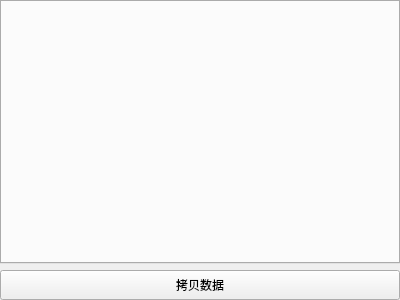
<?xml version="1.0" encoding="UTF-8"?>
<ui version="4.0">
 <class>TabPlot</class>
 <widget class="QWidget" name="TabPlot">
  <property name="geometry">
   <rect>
    <x>0</x>
    <y>0</y>
    <width>400</width>
    <height>300</height>
   </rect>
  </property>
  <property name="windowTitle">
   <string>Form</string>
  </property>
  <layout class="QGridLayout" name="gridLayout_2">
   <property name="margin">
    <number>0</number>
   </property>
   <item row="0" column="0">
    <layout class="QGridLayout" name="gridLayout">
     <item row="1" column="0">
      <widget class="QTabWidget" name="tabWidget">
       <property name="currentIndex">
        <number>-1</number>
       </property>
      </widget>
     </item>
     <item row="2" column="0">
      <widget class="QPushButton" name="pushButton">
       <property name="minimumSize">
        <size>
         <width>0</width>
         <height>30</height>
        </size>
       </property>
       <property name="maximumSize">
        <size>
         <width>16777215</width>
         <height>60</height>
        </size>
       </property>
       <property name="text">
        <string>拷贝数据</string>
       </property>
      </widget>
     </item>
    </layout>
   </item>
  </layout>
 </widget>
 <resources/>
 <connections/>
</ui>
